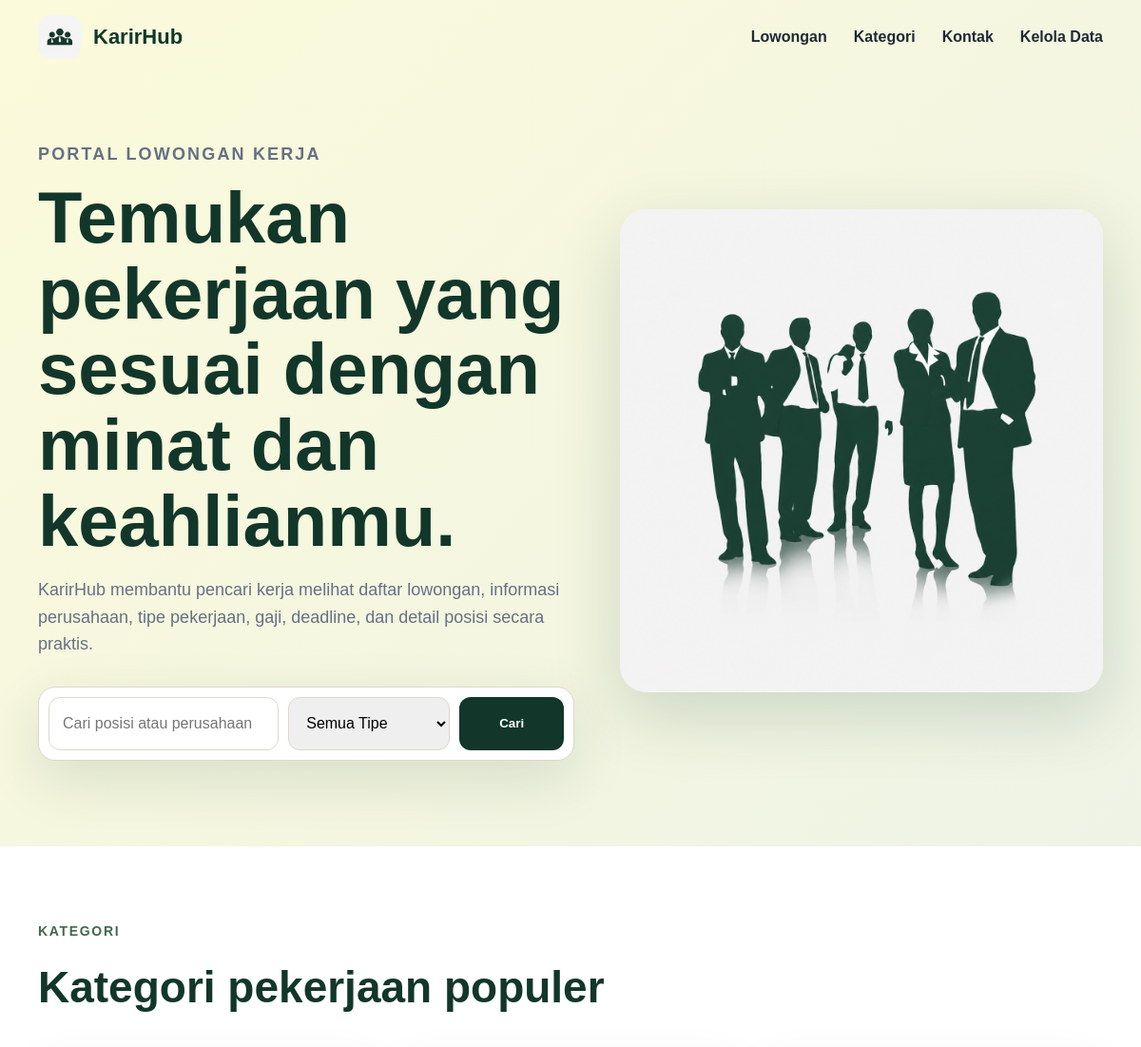
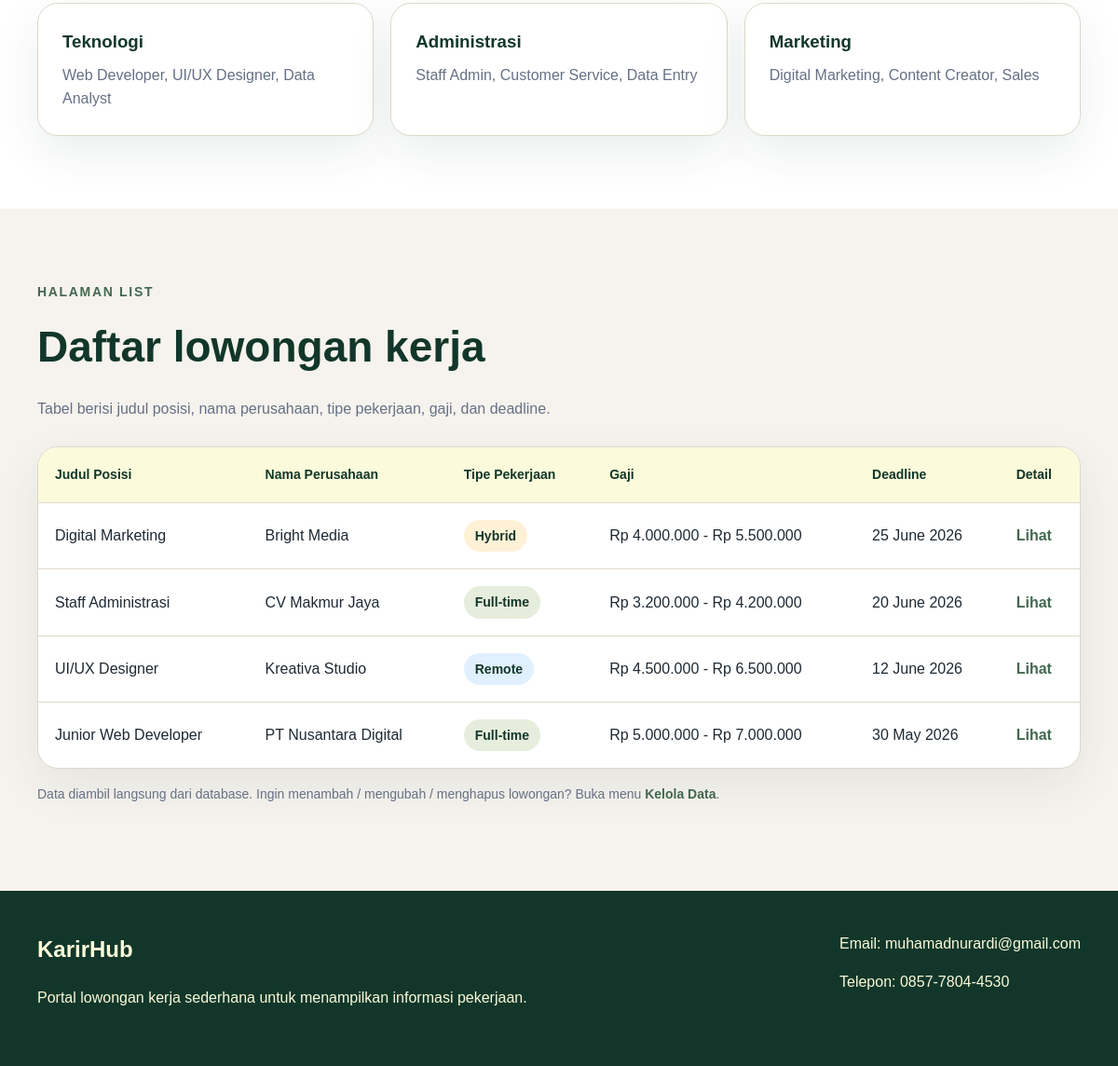
The page / on the database its author committed (2 pictures, top to bottom).
### tables this page shows
CREATE TABLE IF NOT EXISTS lowongan (
  id INT AUTO_INCREMENT PRIMARY KEY,
  judul_posisi VARCHAR(150) NOT NULL,
  nama_perusahaan VARCHAR(150) NOT NULL,
  tipe_pekerjaan ENUM('Full-time','Remote','Hybrid') NOT NULL DEFAULT 'Full-time',
  gaji_min INT NOT NULL,
  gaji_max INT NOT NULL,
  deadline DATE NOT NULL,
  deskripsi TEXT,
  persyaratan TEXT,
  tahapan_seleksi TEXT,
  profil_perusahaan TEXT,
  created_at TIMESTAMP DEFAULT CURRENT_TIMESTAMP
);

### index.php (the view, shortened to what this page needs)
<?php require "config/koneksi.php"; ?>
<!DOCTYPE html>
<html lang="id">
<head>
  <link rel="stylesheet" href="assets/css/style.css" />
</head>
<body>
  <header class="header">
    <nav class="nav container">
      <a href="index.php" class="brand">
        <img src="assets/img/logo.png" alt="Logo KarirHub" />
        <span>KarirHub</span>
      </a>
      <ul class="menu">
        <li><a href="#lowongan">Lowongan</a></li>
        <li><a href="#kategori">Kategori</a></li>
        <li><a href="#kontak">Kontak</a></li>
        <li><a href="admin/index.php">Kelola Data</a></li>
      </ul>
    </nav>
    <section class="hero container">
      <div class="hero-text">
        <p class="label">Portal Lowongan Kerja</p>
        <h1>Temukan pekerjaan yang sesuai dengan minat dan keahlianmu.</h1>
        <p>
          KarirHub membantu pencari kerja melihat daftar lowongan, informasi perusahaan,
          tipe pekerjaan, gaji, deadline, dan detail posisi secara praktis.
        </p>
        <form class="search-box" action="#lowongan">
          <input type="text" placeholder="Cari posisi atau perusahaan" />
          <select>
            <option>Semua Tipe</option>
          </select>
          <button type="submit">Cari</button>
        </form>
      </div>
      <div class="hero-image">
        <img src="assets/img/orang.png" alt="Ilustrasi daftar lowongan kerja" />
      </div>
    </section>
  </header>
  <main>
    <section class="section container" id="kategori">
      <div class="section-title">
        <p class="label">Kategori</p>
        <h2>Kategori pekerjaan populer</h2>
      </div>
      <div class="category-grid">
        <article>
          <h3>Teknologi</h3>
          <p>Web Developer, UI/UX Designer, Data Analyst</p>
        </article>
        <article>
          <h3>Administrasi</h3>
          <p>Staff Admin, Customer Service, Data Entry</p>
        </article>
        <article>
          <h3>Marketing</h3>
          <p>Digital Marketing, Content Creator, Sales</p>
        </article>
      </div>
    </section>
    <section class="section section-light" id="lowongan">
      <div class="container">
        <div class="section-title">
          <p class="label">Halaman List</p>
          <h2>Daftar lowongan kerja</h2>
          <p class="muted">
            Tabel berisi judul posisi, nama perusahaan, tipe pekerjaan, gaji, dan deadline.
          </p>
        </div>
        <div class="table-wrapper">
          <table>
            <thead>
              <tr>
                <th>Judul Posisi</th>
                <th>Nama Perusahaan</th>
                <th>Tipe Pekerjaan</th>
                <th>Gaji</th>
                <th>Deadline</th>
                <th>Detail</th>
              </tr>
            </thead>
            <tbody>
              <?php
              $query = "SELECT * FROM lowongan ORDER BY id DESC";
              $hasil = mysqli_query($koneksi, $query);
              if ($hasil && mysqli_num_rows($hasil) > 0) {
                  while ($data = mysqli_fetch_assoc($hasil)) {
                      $badgeClass = "badge";
                      if ($data["tipe_pekerjaan"] === "Remote")  $badgeClass .= " remote";
                      if ($data["tipe_pekerjaan"] === "Hybrid")  $badgeClass .= " hybrid";
                      $gaji = "Rp " . number_format($data["gaji_min"], 0, ",", ".")
                            . " - Rp " . number_format($data["gaji_max"], 0, ",", ".");
                      $deadline = date("d F Y", strtotime($data["deadline"]));
                      echo "<tr>";
                      echo "<td>" . htmlspecialchars($data["judul_posisi"]) . "</td>";
                      echo "<td>" . htmlspecialchars($data["nama_perusahaan"]) . "</td>";
                      echo "<td><span class='" . $badgeClass . "'>" . htmlspecialchars($data["tipe_pekerjaan"]) . "</span></td>";
                      echo "<td>" . $gaji . "</td>";
                      echo "<td>" . $deadline . "</td>";
                      echo "<td><a class='link-detail' href='detail.php?id=" . $data["id"] . "'>Lihat</a></td>";
                      echo "</tr>";
                  }
              } else {
                  echo "<tr><td colspan='6'>Belum ada data lowongan.</td></tr>";
              }
              ?>
            </tbody>
          </table>
        </div>
        <p class="note">
          Data diambil langsung dari database. Ingin menambah / mengubah / menghapus lowongan?
          Buka menu <a class="link-detail" href="admin/index.php">Kelola Data</a>.
        </p>
      </div>
    </section>
  </main>
  <footer class="footer" id="kontak">
    <div class="container footer-content">
      <div>
        <h2>KarirHub</h2>
        <p>Portal lowongan kerja sederhana untuk menampilkan informasi pekerjaan.</p>
      </div>
      <div>
        <p>Email: muhamadnurardi@gmail.com</p>
        <p>Telepon: 0857-7804-4530</p>
      </div>
    </div>
  </footer>
</body>
</html>

### assets/css/style.css (style rules this page uses)
* { box-sizing: border-box; }
:root { --dark: #12372A; --green: #436850; --sage: #ADBC9F; --cream: #FBFADA; --paper: #F6F3EE; --text: #1F2933; --muted: #667085; --line: #DED8CB; --white: #FFFFFF; }
body { margin: 0; font-family: Arial, Helvetica, sans-serif; color: var(--text); background: var(--white); line-height: 1.6; }
img { max-width: 100%; display: block; }
a { color: inherit; text-decoration: none; }
.container { width: min(1120px, calc(100% - 32px)); margin: auto; }
.header { background: linear-gradient(135deg, var(--cream), #eef3e5); }
.nav { min-height: 78px; display: flex; align-items: center; justify-content: space-between; gap: 24px; }
.brand { display: flex; align-items: center; gap: 12px; font-size: 22px; font-weight: 800; color: var(--dark); }
.brand img { width: 46px; height: 46px; border-radius: 14px; }
.menu { display: flex; gap: 28px; padding: 0; margin: 0; list-style: none; font-weight: 700; }
.hero { display: grid; grid-template-columns: 1fr 0.9fr; align-items: center; gap: 48px; padding: 70px 0 90px; }
.label { margin: 0 0 12px; color: var(--green); font-size: 14px; font-weight: 800; letter-spacing: .12em; text-transform: uppercase; }
.hero h1 { max-width: 680px; margin: 0; color: var(--dark); font-size: clamp(42px, 7vw, 76px); line-height: 1.05; }
.hero p { max-width: 620px; color: var(--muted); font-size: 18px; }
.search-box { display: grid; grid-template-columns: 1fr 170px 110px; gap: 10px; max-width: 720px; margin-top: 30px; padding: 10px; background: var(--white); border: 1px solid var(--line); border-radius: 18px; box-shadow: 0 20px 60px rgba(18, 55, 42, .12); }
.search-box input, .search-box select { width: 100%; padding: 14px; border: 1px solid var(--line); border-radius: 12px; font: inherit; }
.search-box button, .apply-card button { border: 0; border-radius: 12px; color: var(--white); background: var(--dark); font-weight: 800; cursor: pointer; }
.hero-image img { border-radius: 28px; box-shadow: 0 24px 70px rgba(18, 55, 42, .16); }
.section { padding: 78px 0; }
.section-light { background: var(--paper); }
.section-title { margin-bottom: 28px; }
.section-title h2 { margin: 0; color: var(--dark); font-size: clamp(30px, 4vw, 46px); }
.muted { color: var(--muted); }
.category-grid { display: grid; grid-template-columns: repeat(3, 1fr); gap: 18px; }
.category-grid article, .detail-card, .apply-card, .table-wrapper { background: var(--white); border: 1px solid var(--line); border-radius: 22px; box-shadow: 0 18px 50px rgba(18, 55, 42, .08); }
.category-grid article { padding: 26px; }
.category-grid h3 { margin: 0 0 8px; color: var(--dark); }
.category-grid p { margin: 0; color: var(--muted); }
.table-wrapper { overflow-x: auto; }
table { width: 100%; min-width: 850px; border-collapse: collapse; }
th, td { padding: 18px; text-align: left; border-bottom: 1px solid var(--line); }
th { color: var(--dark); background: var(--cream); font-size: 14px; }
tbody tr:last-child td { border-bottom: 0; }
.badge { display: inline-flex; padding: 6px 12px; border-radius: 999px; color: var(--dark); background: #E7EDDC; font-size: 14px; font-weight: 800; }
.badge.remote { background: #E1F0FF; }
.badge.hybrid { background: #FFF1D6; }
.link-detail { color: var(--green); font-weight: 800; }
.note { margin-top: 16px; color: var(--muted); font-size: 14px; }
.footer { padding: 44px 0; color: var(--cream); background: var(--dark); }
.footer-content { display: flex; justify-content: space-between; gap: 24px; }
.footer h2, .footer p { margin-top: 0; }

### rows shown on the page
lowongan: judul_posisi "Digital Marketing", nama_perusahaan "Bright Media", tipe_pekerjaan "Hybrid", gaji "Rp 4.000.000 - Rp 5.500.000", deadline "25 June 2026"
lowongan: judul_posisi "Staff Administrasi", nama_perusahaan "CV Makmur Jaya", tipe_pekerjaan "Full-time", gaji "Rp 3.200.000 - Rp 4.200.000", deadline "20 June 2026"
lowongan: judul_posisi "UI/UX Designer", nama_perusahaan "Kreativa Studio", tipe_pekerjaan "Remote", gaji "Rp 4.500.000 - Rp 6.500.000", deadline "12 June 2026"
lowongan: judul_posisi "Junior Web Developer", nama_perusahaan "PT Nusantara Digital", tipe_pekerjaan "Full-time", gaji "Rp 5.000.000 - Rp 7.000.000", deadline "30 May 2026"
